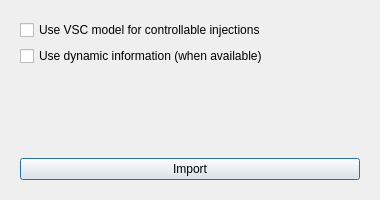
<?xml version="1.0" encoding="UTF-8"?>
<ui version="4.0">
 <class>DgsImportDialog</class>
 <widget class="QDialog" name="DgsImportDialog">
  <property name="geometry">
   <rect>
    <x>0</x>
    <y>0</y>
    <width>380</width>
    <height>200</height>
   </rect>
  </property>
  <property name="windowTitle">
   <string>DGS Import</string>
  </property>
  <layout class="QVBoxLayout" name="verticalLayout">
   <item>
    <widget class="QFrame" name="frame">
     <property name="frameShape">
      <enum>QFrame::Shape::NoFrame</enum>
     </property>
     <layout class="QFormLayout" name="formLayout">
      <item row="0" column="0" colspan="2">
       <widget class="QCheckBox" name="dgsUseVscForInjectionsCheckBox">
        <property name="text">
         <string>Use VSC model for controllable injections</string>
        </property>
       </widget>
      </item>
      <item row="1" column="0" colspan="2">
       <widget class="QCheckBox" name="dgsUseDynamicInformationCheckBox">
        <property name="text">
         <string>Use dynamic information (when available)</string>
        </property>
       </widget>
      </item>
      <item row="2" column="0" colspan="2">
       <spacer name="verticalSpacer">
        <property name="orientation">
         <enum>Qt::Orientation::Vertical</enum>
        </property>
        <property name="sizeHint" stdset="0">
         <size>
          <width>20</width>
          <height>40</height>
         </size>
        </property>
       </spacer>
      </item>
      <item row="3" column="0" colspan="2">
       <widget class="QPushButton" name="importButton">
        <property name="text">
         <string>Import</string>
        </property>
       </widget>
      </item>
     </layout>
    </widget>
   </item>
  </layout>
 </widget>
 <resources/>
 <connections/>
</ui>
